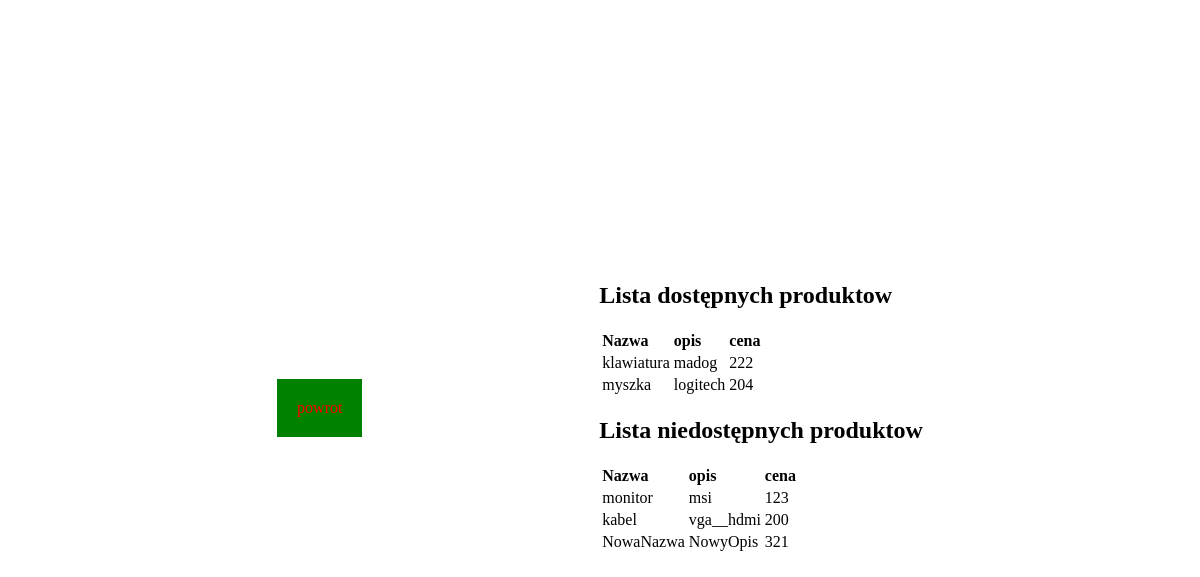
The page /view_product.php on the database its author committed.
### tables this page shows
CREATE TABLE `products` (
  `id` int(11) NOT NULL,
  `nazwa` varchar(20) DEFAULT NULL,
  `opis` varchar(30) DEFAULT NULL,
  `cena` double DEFAULT NULL,
  `dostepnosc` int(1) DEFAULT NULL
);

### view_product.php (the view, shortened to what this page needs)
<!DOCTYPE html>
<html lang="en">
<head>
</head>
<body>
    <a href="index.html" class="powrot">powrot</a>
    <section>
    <h1>Lista dostępnych produktow</h1>
        <?php
        $zmiennaB = mysqli_connect("localhost", "root", "", "erpdatabase");
        $sprawdzanie = "SELECT nazwa, opis, cena FROM products where dostepnosc=1";
        $wysylanie = mysqli_query($zmiennaB, $sprawdzanie);
        echo "<table>";
            echo "<tr>";
                echo "<td>";
                    echo "<b>"."Nazwa";
                echo "</td>";
                echo "<td>";
                    echo "<b>"."opis";
                echo "</td>";
                echo "<td>";
                    echo "<b>"."cena";
                echo "</td>";
            echo "</tr>";
        while ($pobieranie = mysqli_fetch_array($wysylanie)) {
            echo "<tr>";
            echo "<td>" . $pobieranie["nazwa"] . " " . "</td>";
            echo "<td>" . $pobieranie["opis"] . " " . "</td>";
            echo "<td>" . $pobieranie["cena"] . " " . "</td>";
            echo "</tr>";
        }
        echo "</table>"
        ?>
        <h1>Lista niedostępnych produktow</h1>
        <?php
        $zmiennaB = mysqli_connect("localhost", "root", "", "erpdatabase");
        $sprawdzanie = "SELECT nazwa, opis, cena FROM products where dostepnosc=0";
        $wysylanie = mysqli_query($zmiennaB, $sprawdzanie);
        echo "<table>";
            echo "<tr>";
                echo "<td>";
                    echo "<b>"."Nazwa";
                echo "</td>";
                echo "<td>";
                    echo "<b>"."opis";
                echo "</td>";
                echo "<td>";
                    echo "<b>"."cena";
                echo "</td>";
            echo "</tr>";
        while ($pobieranie = mysqli_fetch_array($wysylanie)) {
            echo "<tr>";
            echo "<td>" . $pobieranie["nazwa"] . " " . "</td>";
            echo "<td>" . $pobieranie["opis"] . " " . "</td>";
            echo "<td>" . $pobieranie["cena"] . " " . "</td>";
            echo "</tr>";
        }
        echo "</table>";
        ?>
    </section>
</body>
</html>

### view_product.php (style rules this page uses)
.powrot { float: right; margin-right: 20%; background: green; color: red; padding: 20px; text-decoration: none; }
body { display: flex; justify-content: center; align-items: center; min-height: 100vh; }

### rows shown on the page
products: nazwa "klawiatura", opis "madog", cena "222"
products: nazwa "myszka", opis "logitech", cena "204"
products: nazwa "monitor", opis "msi", cena "123"
products: nazwa "kabel", opis "vga__hdmi", cena "200"
products: nazwa "NowaNazwa", opis "NowyOpis", cena "321"
